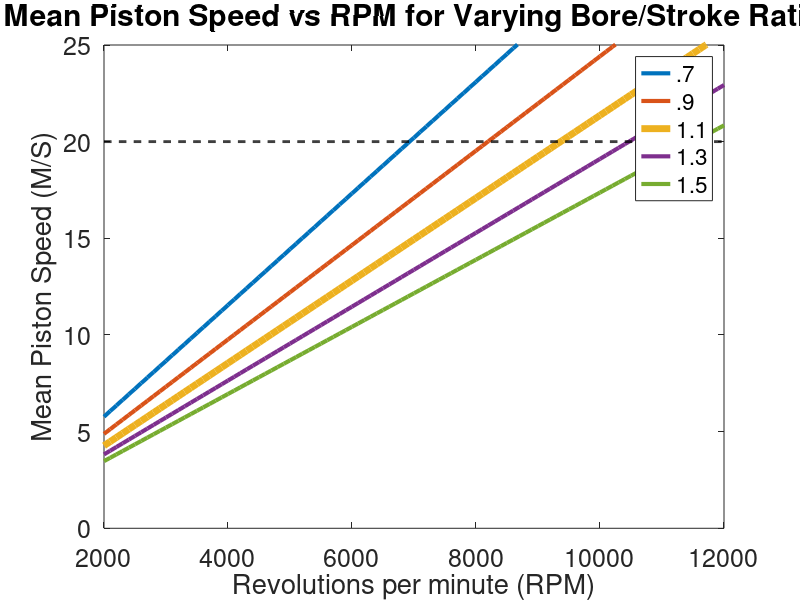

Recreate this plot in MATLAB.
clear all
set(0, 'DefaultAxesFontWeight', 'normal', ...
      'DefaultAxesFontSize', 18, ...
      'DefaultAxesFontAngle', 'normal', ... 
      'DefaultAxesFontWeight', 'normal', ... 
      'DefaultAxesTitleFontWeight', 'bold', ...
      'DefaultAxesTitleFontSizeMultiplier', 1.2) ;
set(groot,'defaultLineLineWidth',3)

displacement = 1500/6
%bs_ratio = 1.1;
figure
for bs_ratio = .7 : .2 : 1.5
    i = 1;
    for N = 2000 : 100 : 12000
        stroke = (sqrt(4*displacement)/(sqrt(pi)*bs_ratio))^(2/3);
        S(i) = (stroke * 2 * N/60)/100;
        i = i + 1 ;
    end
    if bs_ratio == 1.1
        plot(2000 : 100 : 12000, S, 'LineWidth', 5)
    else
        plot(2000 : 100 : 12000, S)
    end
    
    hold on
    
end
ylim([0 25])
xlabel('Revolutions per minute (RPM)')
ylabel('Mean Piston Speed (M/S)')
legend('.7', '.9', '1.1', '1.3', '1.5')
title('Mean Piston Speed vs RPM for Varying Bore/Stroke Ratio')
x=2000:10:12000;
y=20;
plot(x,y*ones(size(x)), '--k','LineWidth', 2, 'HandleVisibility','off')

%line([2000,12000],[20, 20] , 'LineWidth', 2, 'HandleVisibility','off')


